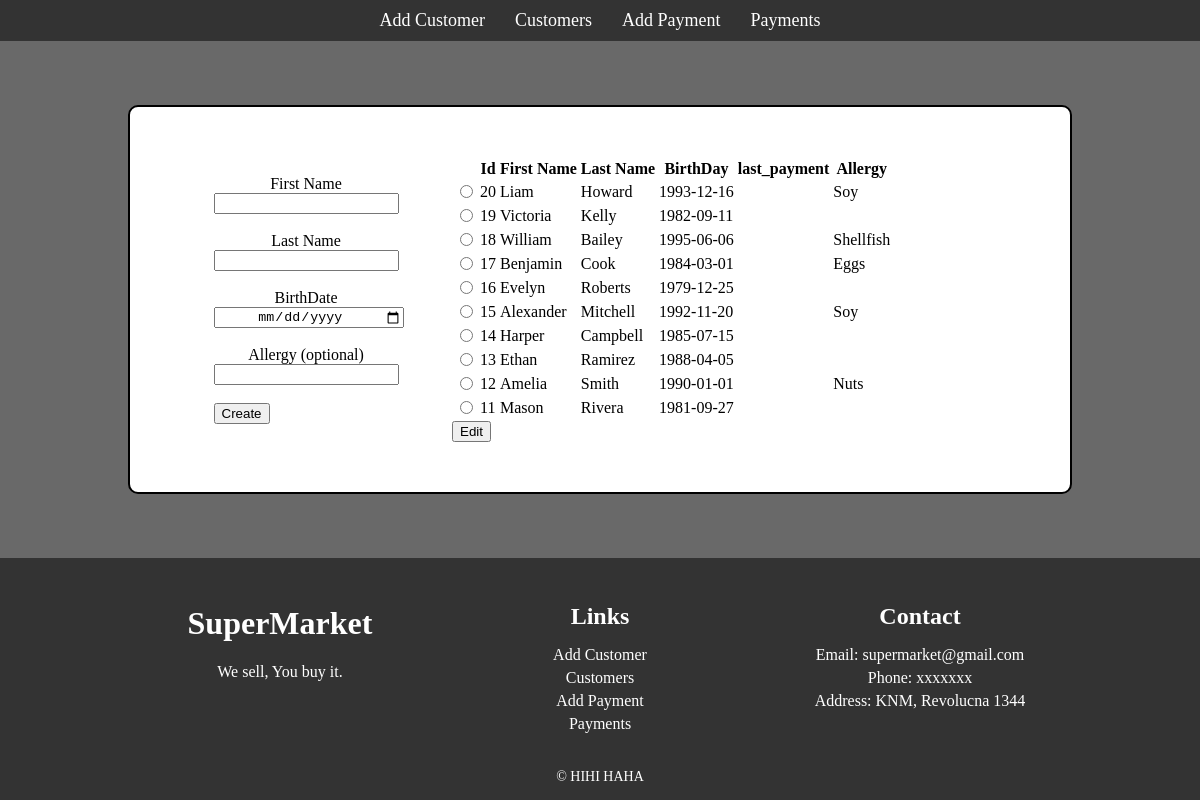
The page / on the database its author committed.
### tables this page shows
CREATE TABLE Customer (
    customer_id INTEGER AUTO_INCREMENT PRIMARY KEY,
    first_name VARCHAR(50) NOT NULL,
    last_name VARCHAR(50) NOT NULL,
    birthDate DATE NOT NULL,
    last_payment DATE DEFAULT NULL,
    allergy VARCHAR(255)
);

### index.php (the view, shortened to what this page needs)
<!DOCTYPE html>
<html lang="en">
<head>
    <link rel="stylesheet" type="text/css" href="style.css">
</head>
<body>
<?php
    require_once("header.php");
?>
    <div class="main-content">
        <div class="container">
            <div class="below">
                <div class="form-container">
                    <?php
                    require_once("connect.php");
                    ?>
                    <form class="customer-form" method="POST">
                        <label for="first_name">First Name</label>
                        <input type="text" id="first_name" name="first_name"><br><br>
                        <label for="last_name">Last Name</label>
                        <input type="text" id="last_name" name="last_name"><br><br>
                        <label for="birthDate">BirthDate</label>
                        <input type="date" id="birthDate" name="birthDate"><br><br>
                        <label for="allergy">Allergy (optional)</label>
                        <input type="text" id="allergy" name="allergy"><br><br>
                        <input type="submit" name="addCustomerBtn" value="Create">
                    </form>
                </div>
                <div class="sql-table">
                    <?php
                    $sqlSelect = "SELECT * FROM customer ORDER BY customer_id DESC LIMIT 10";
                    $resultCustomer = $conn->query($sqlSelect);
                    if ($resultCustomer->num_rows > 0) {
                        $rows = $resultCustomer->fetch_all(MYSQLI_ASSOC);
                    ?>
                        <form method="post">
                            <table>
                                <tr>
                                    <th></th>
                                    <th>Id</th>
                                    <th>First Name</th>
                                    <th>Last Name</th>
                                    <th>BirthDay</th>
                                    <th>last_payment</th>
                                    <th>Allergy</th>
                                </tr>
                    <?php
                        foreach ($rows as $row) {
                    ?>
                            <tr>
                                <td>
                                    <input type="radio" id="<?php echo $row["customer_id"]; ?>" name="edit_id" value="<?php echo $row["customer_id"]; ?>">
                                </td>
                                <td><?php echo $row["customer_id"]   ?></td>
                                <td><?php echo $row["first_name"]    ?></td>
                                <td><?php echo $row["last_name"]     ?></td>
                                <td><?php echo $row["birthDate"]     ?></td>
                                <td><?php echo $row["last_payment"]  ?></td>
                                <td><?php echo $row["allergy"]       ?></td>
                            </tr>
                        <?php
                        }
                        ?>
                        </table>
                    <?php
                    }
                    else {
                    ?>
                        <p style='color:red'> None Customers. </p>
                    <?php
                    }
                    ?>
                        <input type="submit" name="EditBtn" value="Edit">
                    </form>
                </div>
               </div>
            </div>
        </div>
    <?php
    require_once("footer.php");
    ?>
</body>
</html

### header.php
<div class="header">
    <nav>
        <ul>
            <li><a href="index.php">Add Customer</a></li>
            <li><a href="list_customer.php">Customers</a></li>
            <li><a href="payment.php">Add Payment</a></li>
            <li><a href="list_payment.php">Payments</a></li>
        </ul>
    </nav>
</div>

### footer.php
<div class="footer">
    <div class="footer-content">
        <div class="footer-section about">
            <h1 class="logo-text">SuperMarket</h1>
            <p>We sell, You buy it.</p>
        </div>
        <div class="footer-section links">
            <h2>Links</h2>
            <ul>
                <li><a href="index.php">Add Customer</a></li>
                <li><a href="list_customer.php">Customers</a></li>
                <li><a href="payment.php">Add Payment</a></li>
                <li><a href="list_payment.php">Payments</a></li>
            </ul>
        </div>
        <div class="footer-section contact">
            <h2>Contact</h2>
            <ul>
                <li>Email: supermarket@gmail.com</li>
                <li>Phone: xxxxxxx</li>
                <li>Address: KNM, Revolucna 1344</li>
            </ul>
        </div>
    </div>
    <div class="footer-bottom">
        &copy; HIHI HAHA
    </div>
</div>

### style.css (style rules this page uses)
body { background-color: dimgrey; display: flex; justify-content: center; align-items: center; flex-direction: column; margin: 0; padding: 0; height: 100vh; }
label { display: flex; justify-content: center; align-items: center; }
#birthDate { width: 100%; text-align: center; }
.header { width: 100%; background-color: #333; padding: 10px 0; top: 0; }
.header nav ul { list-style-type: none; padding: 0; margin: 0; display: flex; justify-content: center; }
.header nav ul li { margin: 0 15px; }
.header nav ul li a { color: white; text-decoration: none; font-size: 18px; }
.main-content { display: flex; justify-content: center; align-items: center; width: 100%; height: 100%; padding: 15px 0; }
.footer { width: 100%; background-color: #333; color: white; padding: 15px 0; display: flex; justify-content: center; align-items: center; flex-direction: column; text-align: center; }
.footer-content { width: 80%; display: flex; justify-content: space-between; flex-wrap: wrap; }
.footer-section { flex: 1; margin: 10px; }
.footer-section h2 { margin-bottom: 10px; }
.footer-section ul { list-style-type: none; padding: 0; }
.footer-section ul li { margin: 5px 0; }
.footer-section ul li a { color: white; text-decoration: none; }
.footer-bottom { margin-top: 10px; font-size: 14px; }
.container { background-color: white; display: flex; flex-direction: column; width: 70%; border: 2px solid #000000; border-radius: 10px; padding: 50px; }
.below { display: flex; flex-direction: row; }
.form-container { display: flex; justify-content: center; align-items: center; width: 30%; }
.sql-table { width: 60%; margin-left: 20px; }

### rows shown on the page
customer: customer_id "20", first_name "Liam", last_name "Howard", birthDate "1993-12-16", allergy "Soy"
customer: customer_id "19", first_name "Victoria", last_name "Kelly", birthDate "1982-09-11"
customer: customer_id "18", first_name "William", last_name "Bailey", birthDate "1995-06-06", allergy "Shellfish"
customer: customer_id "17", first_name "Benjamin", last_name "Cook", birthDate "1984-03-01", allergy "Eggs"
customer: customer_id "16", first_name "Evelyn", last_name "Roberts", birthDate "1979-12-25"
customer: customer_id "15", first_name "Alexander", last_name "Mitchell", birthDate "1992-11-20", allergy "Soy"
customer: customer_id "14", first_name "Harper", last_name "Campbell", birthDate "1985-07-15"
customer: customer_id "13", first_name "Ethan", last_name "Ramirez", birthDate "1988-04-05"
customer: customer_id "12", first_name "Amelia", last_name "Smith", birthDate "1990-01-01", allergy "Nuts"
customer: customer_id "11", first_name "Mason", last_name "Rivera", birthDate "1981-09-27"
